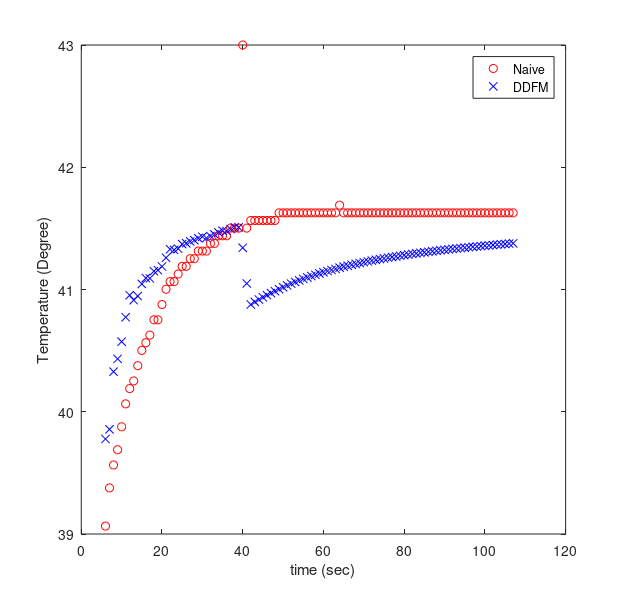

Write MATLAB code to recreate this figure.
% Script for DDFM method tested on a thermeter scene
% Yu LIU, supervised by Prof. Ivan Markovsky
% 2015-2016 EIT Project
% Experiment 2-1

% content
% -read exsisted data
% -carry out the RLS step by step DDFM
% -Kalman Filter


clear
close all

% Using system identification toolbox provided
addpath(genpath('slra-slra-c3aa24c'),'data');

% Load exsisted data
load('dataseg_1.mat', 'data');

y = data';
n = 2; % system order => 1 : known
g = 1; opt = []; % G mat => 1 : known 

% Hand writing outlier to demostrate the effect
y(40)=43;

figure(1)
% implementation with iteration
% with pre-loaded data, fixed length T
f = 1; % [!] setting forgetting factor

finv = 1 / f;
T = size(y,1);
nc = n+1;
for i=1:T
    if i>=2
        dy(i-1)=y(i)-y(i-1);
        if i>n
            b(i-n)=y(i);
            A(i-n,:) = [g, dy(i-n:i-1)];
            if i==n*2+1
                Ai = A(1:nc, 1:nc);
                x(:,nc) = pinv(Ai) * (b(1:nc))';
                p = pinv(Ai' * Ai);
            elseif i>n*2+1
                ii = i-n;
                Ai = A(ii, :);
                k = finv * p * Ai' / (1 + finv * Ai * p * Ai');
                x(:, ii) = x(:, ii- 1) + k * (b(ii) - Ai * x(:, ii - 1));
                p  = 1 / f * (p - k * Ai * p);
                uh(i) = x(1,ii);
                er_(i) = abs(uh(i)-y(i));
                plot(i,y(i),'ro');
                hold on
                plot(i,uh(i),'bx');
                hold on
                %pause(0.1)
            end
        end
    end
end
legend('Naive','DDFM');
xlabel('time (sec)');
ylabel('Temperature (Degree)');
%title('Applying DDFM for temperature sensing')

set(gcf, 'PaperSize', [6.25 6]);
set(gcf, 'PaperPositionMode', 'manual');
set(gcf, 'PaperPosition', [0 0 6.25 6]);

set(gcf, 'PaperUnits', 'inches');
set(gcf, 'PaperSize', [6.25 6]);
set(gcf, 'PaperPositionMode', 'manual');
set(gcf, 'PaperPosition', [0 0 6.25 6]);

set(gcf, 'renderer', 'painters');
print(gcf, '-dpdf', 'fig5_outlier.pdf');
%print(gcf, '-dpng', 'my-figure.png');
%print(gcf, '-depsc2', 'my-figure.eps');

